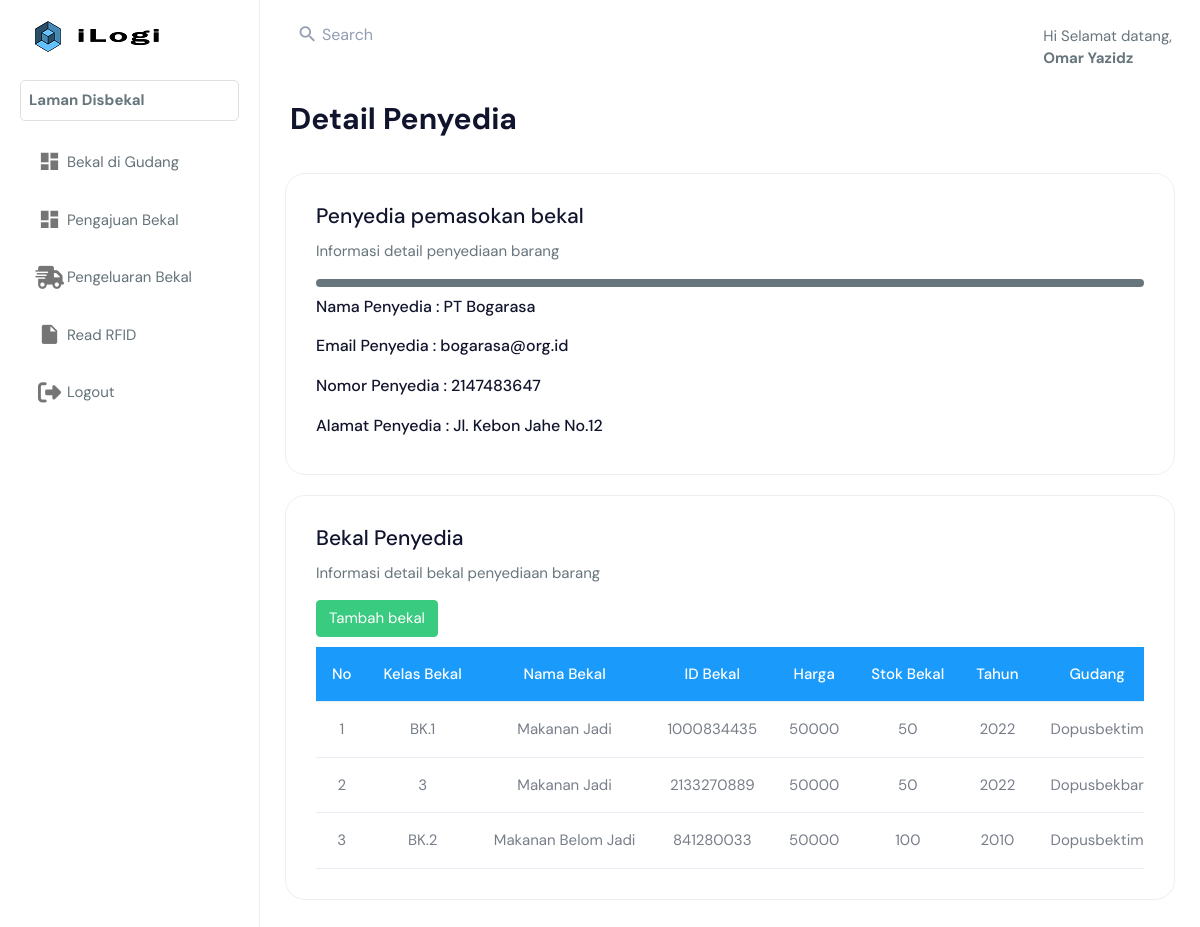
Page /index.php?page=disbekal/daftar_penyedia/detail_penyedia.php&id_penyedia=2 (signed in) on the earlier database version.
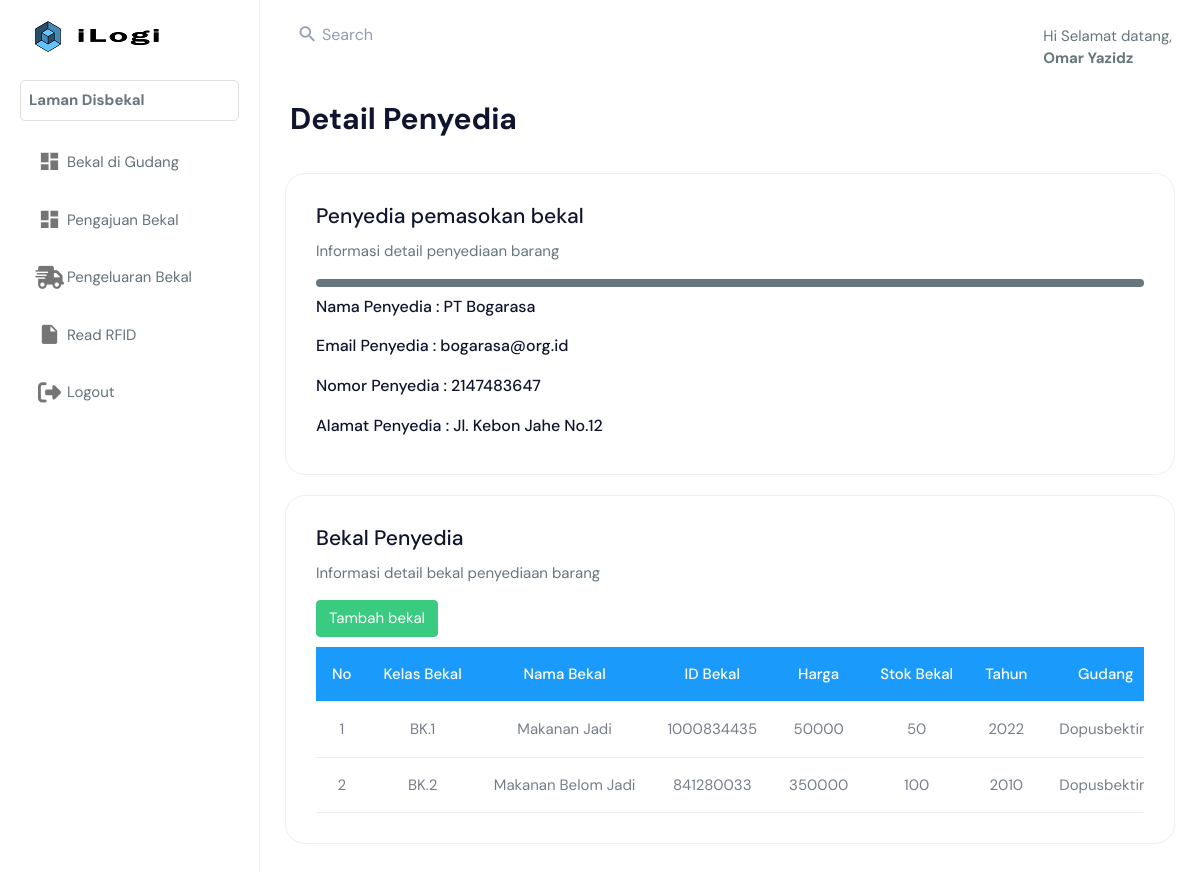
Same page on the later database version.
### tables this page shows
CREATE TABLE `penyedia_barang` (
  `id_penyedia` int(11) NOT NULL,
  `nama_penyedia` varchar(255) NOT NULL,
  `email_penyedia` varchar(255) NOT NULL,
  `no_penyedia` int(11) NOT NULL,
  `alamat_penyedia` varchar(255) NOT NULL,
  `tanggal_terdaftar` datetime NOT NULL
);

CREATE TABLE `bekal_penyedia` (
  `id_bekal_penyedia` int(11) NOT NULL,
  `id_penyedia` int(11) NOT NULL,
  `kelas_bekal` varchar(255) NOT NULL,
  `nama_bekal` varchar(255) NOT NULL,
  `id_bekal` int(11) NOT NULL,
  `harga` int(11) NOT NULL,
  `stok_bekal` int(11) NOT NULL,
  `tahun` int(11) NOT NULL,
  `nama_gudang` varchar(50) NOT NULL,
  `created_at` datetime NOT NULL,
  `updated_at` datetime NOT NULL
);

### disbekal/daftar_penyedia/detail_penyedia.php (the view, shortened to what this page needs)
<?php
include 'database.php';
$id_penyedia = isset($_GET['id_penyedia']) ? $_GET['id_penyedia'] : false;
if($id_penyedia){
    $query_penyedia = mysqli_query($koneksi,"SELECT * FROM penyedia_barang WHERE id_penyedia = '".$_GET['id_penyedia']."'");
    $row = mysqli_fetch_assoc($query_penyedia);
    $nama_penyedia = $row['nama_penyedia'];
    $email_penyedia = $row['email_penyedia'];
    $no_penyedia = $row['no_penyedia'];
    $alamat_penyedia = $row['alamat_penyedia'];
}
?>
<!DOCTYPE html>
<html dir="ltr" lang="en">
<body>
    <div class="page-wrapper">
        <div class="page-breadcrumb">
            <div class="row align-items-center">
                <div class="col-6">
                    <h1 class="mb-0 fw-bold">Detail Penyedia</h1>
                </div>
            </div>
        </div>
        <div class="container-fluid">
            <div class="row">
                <div class="col-12">
                    <div class="card">
                        <div class="card-body">
                            <div class="d-md-flex">
                                <div>
                                    <h4 class="card-title">Penyedia pemasokan bekal</h4>
                                    <p>Informasi detail penyediaan barang</p>
                                </div>
                            </div>
                            <div style="border:4px solid;border-radius:7px;"></div>
                            <div style="margin-top:10px;">
                                <h5 style="margin-bottom:20px;">Nama Penyedia  : <?php echo $nama_penyedia ?> </h5>
                                <h5 style="margin-bottom:20px;">Email Penyedia : <?php echo $email_penyedia ?></h5>
                                <h5 style="margin-bottom:20px;">Nomor Penyedia : <?php echo $no_penyedia ?></h5>
                                <h5>Alamat Penyedia : <?php echo $alamat_penyedia ?></h5>
                            </div>
                        </div>
                    </div>
                </div>
            </div>
            <div class="row">
                <div class="col-12">
                    <div class="card">
                        <div class="card-body">
                            <div class="d-md-flex">
                                <div>
                                    <h4 class="card-title">Bekal Penyedia</h4>
                                    <p>Informasi detail bekal penyediaan barang</p>
                                </div>
                            </div>
                            <div class="table-responsive">
                                <a href="<?php echo BASE_URL."index.php?page=disbekal/daftar_penyedia/barang_penyedia.php&id_penyedia=".$_GET['id_penyedia']."" ?>" class="btn btn-success" style="margin-bottom:10px;">Tambah bekal</a>
                                <table class="table mb-0 table-hover align-middle text-nowrap">
                                    <thead style="background-color:#1a9bfc;">
                                        <tr>
                                            <th class="border-top-0" style="color:white; text-align:center;">No</th>
                                            <th class="border-top-0" style="color:white; text-align:center;">Kelas Bekal</th>
                                            <th class="border-top-0" style="color:white; text-align:center;">Nama Bekal</th>
                                            <th class="border-top-0" style="color:white; text-align:center;">ID Bekal</th>
                                            <th class="border-top-0" style="color:white; text-align:center;">Harga</th>
                                            <th class="border-top-0" style="color:white; text-align:center;">Stok Bekal</th>
                                            <th class="border-top-0" style="color:white; text-align:center;">Tahun</th>
                                            <th class="border-top-0" style="color:white; text-align:center;">Gudang</th>
                                        </tr>
                                    </thead>
                                    <tbody>
                                    <?php
                                            include 'database.php';
                                            $no = 1;
                                            $sql = mysqli_query($koneksi,"SELECT * FROM bekal_penyedia LEFT JOIN penyedia_barang USING(id_penyedia) WHERE id_penyedia = '".$_GET['id_penyedia']."'");
                                            if (mysqli_num_rows($sql) > 0 ) {
                                            while ($row = mysqli_fetch_array($sql)){
                                        ?>
                                            <tr>
                                            <td style="text-align:center"><?php echo $no++ ?></td>
                                            <td style="text-align:center"><?php echo $row['kelas_bekal']?></td>
                                            <td style="text-align:center"><?php echo $row['nama_bekal']?></td>
                                            <td style="text-align:center"><?php echo $row['id_bekal']?></td>
                                            <td style="text-align:center"><?php echo $row['harga']?></td>
                                            <td style="text-align:center"><?php echo $row['stok_bekal']?></td>
                                            <td style="text-align:center"><?php echo $row['tahun']?></td>
                                            <td style="text-align:center"><?php echo $row['nama_gudang']?></td>
                                            </tr>
                                        <?php }
                                        }else { ?>
                                            <tr>
                                                <td colspan="9">Tidak ada data</td>
                                            </tr>
                                        <?php } ?>
                                    </tbody>
                                </table>
                            </div>
                        </div>
                    </div>
                </div>
            </div>
        </div>
    </div>
</body>
</html>

### index.php (shortened to what this page needs)
<?php
    $page = isset($_GET['page']) ? $_GET['page'] : false;
    if($_SESSION['login']==0){
		header("location:login.php");
	} else if ($_SESSION['role']=="User"){
        $nama_user = $_SESSION['nama_user'];
        $role = $_SESSION['role'];
    }else if ($_SESSION['role']=="Penyedia"){
        $nama_user = $_SESSION['nama_user'];
        $role = $_SESSION['role'];
    }else {
        $nama_admin = $_SESSION['nama_admin'];
        $role = $_SESSION['role'];
    }
?>
<!DOCTYPE html>
<html dir="ltr" lang="en">
<head>
    <link href="assets/libs/chartist/dist/chartist.min.css" rel="stylesheet">
    <link href="assets/libs/chartist-plugin-tooltips/dist/chartist-plugin-tooltip.css" rel="stylesheet">
    <link href="dist/css/style.min.css" rel="stylesheet">
    <link href="css/style-detail-persetujuan.css" rel="stylesheet">
    <link href="css/profile.css" rel="stylesheet">
</head>
<body>
    <div id="main-wrapper" data-layout="vertical" data-navbarbg="skin5" data-sidebartype="full"
        data-sidebar-position="absolute" data-header-position="absolute" data-boxed-layout="full">
        <header class="topbar" data-navbarbg="skin6">
            <nav class="navbar top-navbar navbar-expand-md navbar-light">
            <div class="navbar-header" data-logobg="skin6">
                    <a class="navbar-brand" href="index.html">
                        <b class="logo-icon">
                            <img src="assets/images/logo.png" alt="homepage" class="dark-logo" />
                        </b>
                        <span class="logo-text">
                            <img src="assets/images/logo-text-ilogi.png" alt="homepage" class="dark-logo" />
                        </span>
                    </a>
                </div>
                <div class="navbar-collapse collapse" id="navbarSupportedContent" data-navbarbg="skin5">
                    <ul class="navbar-nav float-start me-auto">
                        <li class="nav-item search-box"> <a class="nav-link waves-effect waves-dark"
                                href="javascript:void(0)"><i class="mdi mdi-magnify me-1"></i> <span class="font-16">Search</span></a>
                        </li>
                    </ul>
                </div>
                <div style="margin:2% 1% 0% 0%;">
                    <?php
                    if ($_SESSION['role']=="User") {
                       echo "Hi Selamat datang, <b>$nama_user</b>";
                    }else if($_SESSION['role']=="Penyedia"){
                        echo "Hi Selamat datang, <b>$nama_user</b>";
                    }else {
                       echo "Hi Selamat datang, <b>$nama_admin</b>";
                    }
                    ?>
                </div>
            </nav>
        </header>
        <aside class="left-sidebar" data-sidebarbg="skin6">
            <div class="scroll-sidebar">
                <nav class="sidebar-nav">
                    <ul id="sidebarnav">
                        <div style="margin-bottom:8%; border:1px solid #DFDFDF; border-radius:5px; padding:8px;">
                            <?php echo "<b>Laman $role</b>"?>
                        </div>
                        <?php if ($_SESSION['role'] == "Disbekal") : ?>
                            <li class="sidebar-item">
                                <a class="sidebar-link waves-effect waves-dark sidebar-link" href="<?php echo BASE_URL .'index.php?page=disbekal/databarang.php'?>" aria-expanded="false">
                                <i class="mdi mdi-view-dashboard"></i>
                                <span class="hide-menu">Bekal di Gudang</span></a>
                            </li>
                            <li class="sidebar-item">
                                <a class="sidebar-link waves-effect waves-dark sidebar-link" href="<?php echo BASE_URL .'index.php?page=disbekal/home.php'?>" aria-expanded="false">
                                <i class="mdi mdi-view-dashboard"></i>
                                <span class="hide-menu">Pengajuan Bekal</span></a>
                            </li>
                            <li class="sidebar-item">
                                <a class="sidebar-link waves-effect waves-dark sidebar-link" href="<?php echo BASE_URL."index.php?page=disbekal/pengeluaran.php"?>" aria-expanded="false">
                                <i class="fa-solid fa-truck-fast"></i>
                                <span class="hide-menu">Pengeluaran Bekal</span>
                                </a>
                            </li>
                            <li class="sidebar-item">
                                <a class="sidebar-link waves-effect waves-dark sidebar-link" href="<?php echo BASE_URL."index.php?page=lihat_data.php"?>" aria-expanded="false">
                                <i class="mdi mdi-file"></i>
                                <span class="hide-menu">Read RFID</span></a>
                            </li>
                        <?php endif; ?>
                            <li class="sidebar-item">
                                <a class="sidebar-link waves-effect waves-dark sidebar-link" href="<?php echo BASE_URL."index.php?page=logout.php"?>" onclick="return confirm('Ingin Logout?')">
                                <i class="fa-solid fa-right-from-bracket"></i>
                                <span class="hide-menu">Logout</span></a>
                            </li>
                    </ul>
                </nav>
            </div>
        </aside>
    <div class="content">
        <?php
            $filename = $page;
            if(file_exists($filename)){
                include_once($filename);
            }else{
                echo "Maaf, laman tidak ditemukan";
            }
        ?>
    </div>
</body>
</html>

Differences in the rows shown:
removed bekal_penyedia: kelas_bekal "3", nama_bekal "Makanan Jadi", id_bekal "2133270889", harga "50000", stok_bekal "50", tahun "2022", nama_gudang "Dopusbekbar"
changed bekal_penyedia "BK.2": harga "50000" → "350000"
